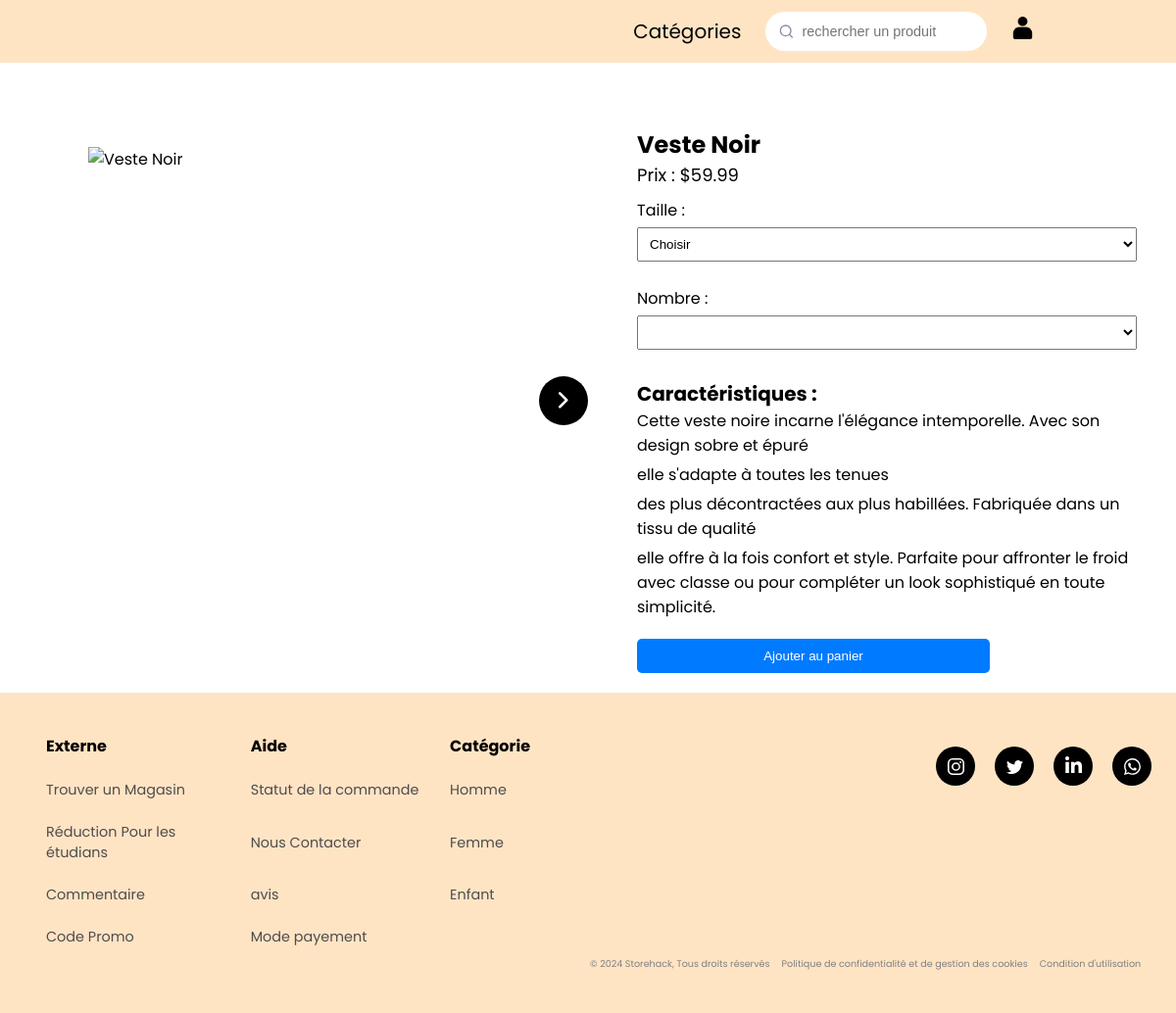
/description.php?id=4, run on the app's committed database.
### tables this page shows
CREATE TABLE Produit (
    ID_produit INT AUTO_INCREMENT PRIMARY KEY,
    Nom VARCHAR(255),
    Description TEXT,
    Prix DECIMAL(10, 2),
    Promotion VARCHAR(3),
    Sexe VARCHAR(255),
    
    nb_image INT,
    Mail VARCHAR(50),
    FOREIGN KEY (Mail) REFERENCES Utilisateur(Mail)
);

### description.php (the view, shortened to what this page needs)
<!DOCTYPE html>
<html lang="en">
<head>
    <link rel="stylesheet" href="css/description.css">
    <link rel="stylesheet" href="css/nav-bar.css">
    <link rel="stylesheet" href="css/carroussel.css">
</head>
<body>
<?php
include "includes/header.php"
?>
<?php
include('php/login.php');
if(isset($_GET['id'])) {
    $id_produit = $_GET['id'];
    $query = "SELECT * FROM Produit WHERE ID_produit = :id_produit";
    $stmt = $pdo->prepare($query);
    $stmt->bindParam(':id_produit', $id_produit, PDO::PARAM_INT);
    $stmt->execute();
    $produit = $stmt->fetch(PDO::FETCH_ASSOC);
    if($produit) {
        $nom_produit = $produit['Nom'];
        $prix_produit = $produit['Prix'];
        $caracteristiques = explode(',', $produit['Description']);
        $imagePath = "image/image/" . $id_produit . "/0.jpg";
    } else {
        header('Location: erreur.php');
        exit();
    }
} else {
    header('Location: erreur.php');
    exit();
}
?>
<main class="product-main">
    <div class="product-image carroussel" >
        <img id="add_img" src="<?php echo $imagePath; ?>" alt="<?php echo $nom_produit; ?>">
        <button id="ap-carroussel" class="boutton-defilement material-symbols-rounded">chevron_right</button>
    </div>
    <div class="product-details">
        <h1><?php echo $nom_produit; ?></h1>
        <p>Prix : $<?php echo $prix_produit; ?></p>
        <form action="#" method="post" id="monFormulaire">
        <label for="size">Taille :</label>
        <select id="monSelect" name="taille" >
            <option value="0" selected>Choisir</option>
        </select>
        </form>
        <form action="#" method="post">
        <label for="size">Nombre :</label>
        <select id="quantite" name="quantite">
        </select>
        <h2>Caractéristiques :</h2>
        <ul>
            <?php foreach($caracteristiques as $caracteristique) : ?>
                <li><?php echo $caracteristique; ?></li>
            <?php endforeach; ?>
        </ul>
            <button type="submit" name="ajouterproduit" value="<?php echo $_GET['id']; ?>">Ajouter au panier</button>
        </form>
    </div>
</main>
<?php
include "includes/footer.php"
?>
</body>
</html>

### css/description.css (style rules this page uses)
.product-main { display: flex; }
.product-image { flex: 1; }
.product-image img { max-width: 35vw; max-height: 73vh; position: relative; margin: 20px; }
.product-details { flex: 1; padding: 0 20px; }
.product-details h1 { font-size: 24px; margin-top: 0; }
.product-details p { font-size: 18px; }
.product-details label { display: block; margin-top: 10px; }
.product-details select { width: 100%; padding: 8px; margin-top: 5px; margin-bottom: 15px; }
.product-details h2 { font-size: 20px; margin-top: 15px; }
.product-details ul { list-style-type: none; padding: 0; }
.product-details li { margin-bottom: 5px; }
.product-details button { display: block; width: 30vw; padding: 10px; background-color: #007bff; color: #fff; border: none; border-radius: 5px; cursor: pointer; margin-top: 20px; }
main { max-width: 100%; margin-top: 50px; padding: 20px; }

### css/nav-bar.css (style rules this page uses)
* { margin: 0; padding: 0; text-decoration: none; list-style: none; }
html { scrollbar-width: none; overflow-x: hidden; }
body { font-family: 'Poppins', sans-serif; }

### css/carroussel.css (style rules this page uses)
.carroussel { position: relative; margin-left: 50px; margin-right: 50px; }
.carroussel .boutton-defilement { position: absolute; height: 50px; width: 50px; top: 50%; color: #fff; border: none; outline: none; background: #000; font-size: 2.2rem; cursor: pointer; border-radius: 50%; transform: translateY(-50%); }
.carroussel .boutton-defilement#ap-carroussel { right: -20px; }

### data on the page
produit: Nom "Veste Noir", Prix "59.99", Description "Cette veste noire incarne l'élégance intemporelle. Avec son design sobre et épuré", Description "elle s'adapte à toutes les tenues", Description "des plus décontractées aux plus habillées. Fabriquée dans un tissu de qualité", Description "elle offre à la fois confort et style. Parfaite pour affronter le froid avec classe ou pour compléter un look sophistiqué en toute simplicité."
